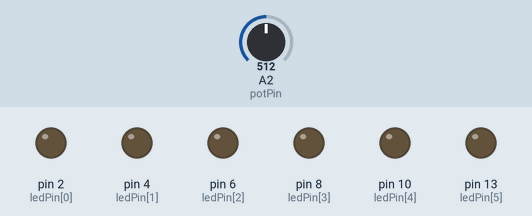
Simulated run of this sketch. Board: Arduino Uno, built with avr-gcc and run on an emulated ATmega328P. On the bench: output pins drawn as LEDs (lit = HIGH). The test bench sets the inputs (shaded band); at power-on: A2 (potPin) = 512.

Above: at 6.9 s.
7.0 s: A2 (potPin) set to 0
At 7.5 s:
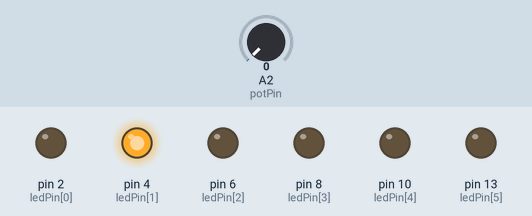
13.9 s: A2 (potPin) set to 16
At 16.51 s:
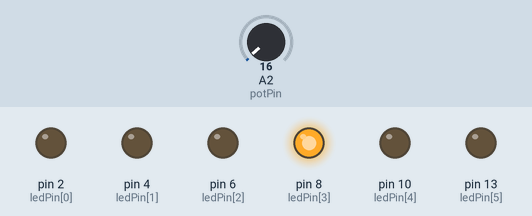
20.8 s: A2 (potPin) set to 511
At 21.2 s:
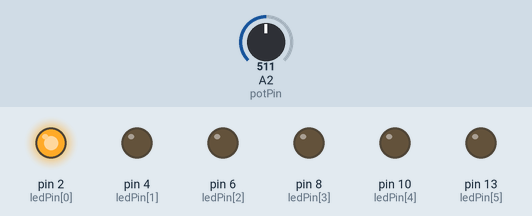
28.4 s: A2 (potPin) set to 716
Timing chart, 0 to 36.3 s (numbered marks = the images above; inputs shaded):
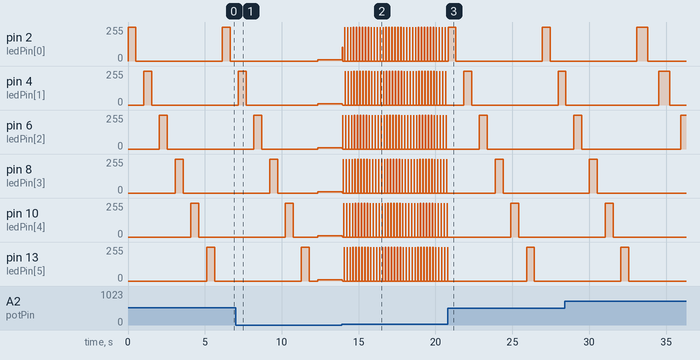

The sketch:

leds_potenciometro.ino
```cpp
byte ledPin[] = {2, 4, 6, 8, 10, 13};
int ledDelay;
int potPin = 2;

void setup() {
  for( int x=0; x<6; x++)
    {
        pinMode(ledPin[x], OUTPUT);
    }
}

void loop() {

    ledDelay = analogRead(potPin);
    for(int x=0; x<6; x++)
      {
        digitalWrite(ledPin[x], HIGH);
        delay(ledDelay);
        digitalWrite(ledPin[x], LOW);
        delay(ledDelay);
      }

}
```

Measured:
- after the input at 13.9 s, pin 2 (ledPin[0]): 10/255 → 105/255 at once, then moves between 0/255 and 255/255, repeating every 0.38 s; pin 4 (ledPin[1]): 10/255 → 3/255 at once, then repeats every 0.17 s: 0/255 0.16 s, 255/255 0.02 s
- after the input at 20.8 s, pin 2 (ledPin[0]): 255/255 → 0/255 after 0.53 s, → 255/255 5.6 s later, → 0/255 0.51 s later
- by itself, pin 2 (ledPin[0]): alternates 255/255 for 0.51 s and 0/255 for 5.6 s
